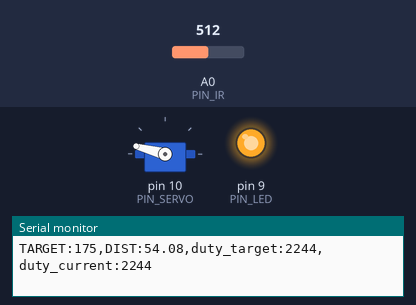
The sketch below on a simulated Arduino Uno, built with avr-gcc and run on an emulated ATmega328P. Shown: servo, output pins drawn as LEDs (lit = HIGH), the last lines printed to the serial monitor. Inputs (shaded band) come from the test bench; at power-on: A0 (PIN_IR) = 512.

Above: at 1.2 s.
1.3 s: A0 (PIN_IR) set to 274
2.8 s: A0 (PIN_IR) set to 249
At 5.4 s:
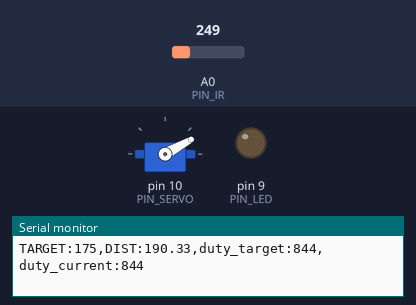
5.8 s: A0 (PIN_IR) set to 306
At 6.26 s:
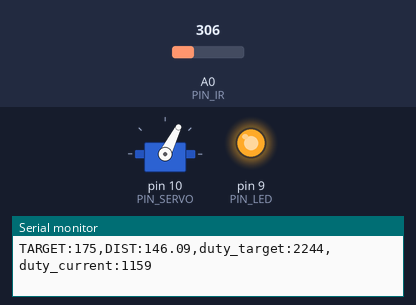
8.8 s: A0 (PIN_IR) set to 165
At 8.95 s:
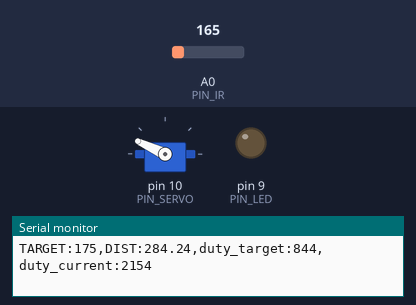
Timing chart, 0 to 12.2 s (numbered marks = the images above; inputs shaded):
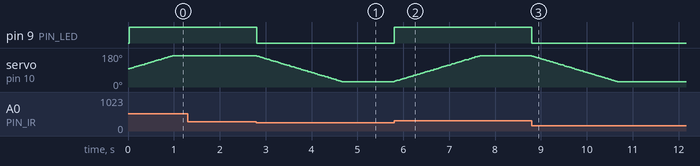

The sketch:

22_bbc_20243034.ino
```cpp
#include <Servo.h>

// Arduino pin assignment
#define PIN_LED   9
#define PIN_SERVO 10
#define PIN_IR    A0

// Event interval parameters
#define _INTERVAL_DIST    25 // distance sensor interval (unit: ms)
#define _INTERVAL_SERVO   20 // servo interval (unit: ms)
#define _INTERVAL_SERIAL  100 // serial interval (unit: ms)

// EMA filter configuration for the IR distance sensor
#define _EMA_ALPHA 0.8    // EMA weight of new sample (range: 0 to 1)
                          // Setting EMA to 1 effectively disables EMA filter.

// Servo adjustment - Set _DUTY_MAX, _NEU, _MIN with your own numbers
#define _DUTY_MAX 2259 // 2000
#define _DUTY_NEU 1544 // 1500
#define _DUTY_MIN 636 // 1000

#define _SERVO_ANGLE_DIFF  128  // Replace with |D - E| degree
#define _SERVO_SPEED       60  // servo speed

#define _BANGBANG_RANGE    700  // duty up and down for bangbang control

// Target Distance
#define _DIST_TARGET    175 // Center of the rail (unit:mm)

// global variables

Servo myservo;

float dist_ema;     // unit: mm

int duty_change_per_interval; // maximum duty difference per interval
int duty_target;    // Target duty
int duty_current;      // Current duty
int duty_adj;       // Level adjustment

unsigned long last_sampling_time_dist;   // unit: msec
unsigned long last_sampling_time_servo;  // unit: msec
unsigned long last_sampling_time_serial; // unit: msec

bool event_dist, event_servo, event_serial; // event triggered?

void setup()
{
  // initialize GPIO pins
  pinMode(PIN_LED,OUTPUT);
  myservo.attach(PIN_SERVO);

  duty_target = duty_current = _DUTY_NEU;
  myservo.writeMicroseconds(duty_current);

  // initialize serial port
  Serial.begin(1000000);

  // convert angular speed into duty change per interval.
  duty_change_per_interval =
    (float)(_DUTY_MAX - _DUTY_MIN) * ((float)_SERVO_SPEED / _SERVO_ANGLE_DIFF) * (_INTERVAL_SERVO / 1000.0);
}

void loop()
{
  unsigned long time_curr = millis();

  // wait until next event time
  if (time_curr >= (last_sampling_time_dist + _INTERVAL_DIST)) {
        last_sampling_time_dist += _INTERVAL_DIST;
        event_dist = true;
  }
  if (time_curr >= (last_sampling_time_servo + _INTERVAL_SERVO)) {
        last_sampling_time_servo += _INTERVAL_SERVO;
        event_servo = true;
  }
  if (time_curr >= (last_sampling_time_serial + _INTERVAL_SERIAL)) {
        last_sampling_time_serial += _INTERVAL_SERIAL;
        event_serial = true;
  }

  if (event_dist) {
    float dist_filtered; // unit: mm
    event_dist = false;

    // get a distance reading from the distance sensor
    dist_filtered = volt_to_distance(ir_sensor_filtered(20, 0.5, 0));
    dist_ema = _EMA_ALPHA * dist_filtered + (1.0 - _EMA_ALPHA) * dist_ema;

    // bang bang control
    if (dist_ema > _DIST_TARGET) {
      duty_target = _DUTY_NEU - _BANGBANG_RANGE;
      digitalWrite(PIN_LED, 0);
    } else if (dist_ema < _DIST_TARGET) {
      duty_target = _DUTY_NEU + _BANGBANG_RANGE;
      digitalWrite(PIN_LED, 1);
    }
  }

  if (event_servo) {
    event_servo = false;

    // adjust duty_current toward duty_target by duty_change_per_interval
    if (duty_target > duty_current) {
      duty_current += duty_change_per_interval;
      if (duty_current > duty_target)
          duty_current = duty_target;
    } else if (duty_target < duty_current) {
      duty_current -= duty_change_per_interval;
      if (duty_current < duty_target)
        duty_current = duty_target;
    }

    // servo arm protection
    if (duty_current < _DUTY_MIN)
      duty_current = _DUTY_MIN;
    else if (duty_current > _DUTY_MAX)
      duty_current = _DUTY_MAX;

    // update servo position
    myservo.writeMicroseconds(duty_current);
  }

  if (event_serial) {
    event_serial = false;

    // output the read value to the serial port
    Serial.print("TARGET:"); Serial.print(_DIST_TARGET);
    Serial.print(",DIST:"); Serial.print(dist_ema);
    Serial.print(",duty_target:"); Serial.print(duty_target);
    Serial.print(",duty_current:"); Serial.println(duty_current);
  }
}

float volt_to_distance(int a_value)
{ int x = a_value;
  // Replace line into your own equation
  // return (6762.0 / (a_value - 9) - 4.0) * 10.0;
  return 611 + (-2.69*x) + (4.86E-03*x*x) + (-3.38E-06*x*x*x);
}

int compare(const void *a, const void *b) {
  return (*(unsigned int *)a - *(unsigned int *)b);
}

unsigned int ir_sensor_filtered(unsigned int n, float position, int verbose)
{
  // Eliminate spiky noise of an IR distance sensor by repeating measurement and taking a middle value
  // n: number of measurement repetition
  // position: the percentile of the sample to be taken (0.0 <= position <= 1.0)
  // verbose: 0 - normal operation, 1 - observing the internal procedures, and 2 - calculating elapsed time.
  // Example 1: ir_sensor_filtered(n, 0.5, 0) => return the median value among the n measured samples.
  // Example 2: ir_sensor_filtered(n, 0.0, 0) => return the smallest value among the n measured samples.
  // Example 3: ir_sensor_filtered(n, 1.0, 0) => return the largest value among the n measured samples.

  // The output of Sharp infrared sensor includes lots of spiky noise.
  // To eliminate such a spike, ir_sensor_filtered() performs the following two steps:
  // Step 1. Repeat measurement n times and collect n * position smallest samples, where 0 <= postion <= 1.
  // Step 2. Return the position'th sample after sorting the collected samples.

  // returns 0, if any error occurs

  unsigned int *ir_val, ret_val;
  unsigned int start_time;

  if (verbose >= 2)
    start_time = millis();

  if ((n == 0) || (n > 100) || (position < 0.0) || (position > 1))
    return 0;

  if (position == 1.0)
    position = 0.999;

  if (verbose == 1) {
    Serial.print("n: "); Serial.print(n);
    Serial.print(", position: "); Serial.print(position);
    Serial.print(", ret_idx: ");  Serial.println((unsigned int)(n * position));
  }

  ir_val = (unsigned int *)malloc(sizeof(unsigned int) * n);
  if (ir_val == NULL)
    return 0;

  if (verbose == 1)
    Serial.print("IR:");

  for (int i = 0; i < n; i++) {
    ir_val[i] = analogRead(PIN_IR);
    if (verbose == 1) {
        Serial.print(" ");
        Serial.print(ir_val[i]);
    }
  }

  if (verbose == 1)
    Serial.print  ("  => ");

  qsort(ir_val, n, sizeof(unsigned int), compare);
  ret_val = ir_val[(unsigned int)(n * position)];

  if (verbose == 1) {
    for (int i = 0; i < n; i++) {
        Serial.print(" ");
        Serial.print(ir_val[i]);
    }
    Serial.print(" :: ");
    Serial.println(ret_val);
  }
  free(ir_val);

  if (verbose >= 2) {
    Serial.print("Elapsed time: "); Serial.print(millis() - start_time); Serial.println("ms");
  }

  return ret_val;
}
```

Measured:
- the behaviour switches between 267 and 266 on A0 (PIN_IR) (found by bisection; images 0 and 1)
- after the input at 2.8 s, pin 9 (PIN_LED): HIGH → LOW at once; servo on pin 10 (PIN_SERVO): moves from 165° to 29° over 1.9 s, starting at once
- after the input at 5.8 s, pin 9 (PIN_LED): LOW → HIGH at once; servo on pin 10 (PIN_SERVO): moves from 29° to 165° over 1.9 s, starting at once
- after the input at 8.8 s, pin 9 (PIN_LED): HIGH → LOW at once; servo on pin 10 (PIN_SERVO): moves from 165° to 29° over 1.9 s, starting at once
